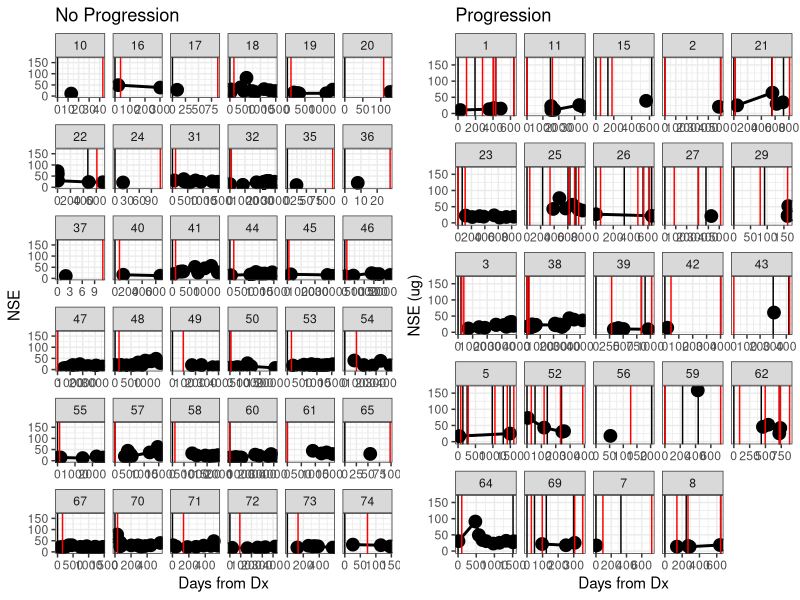
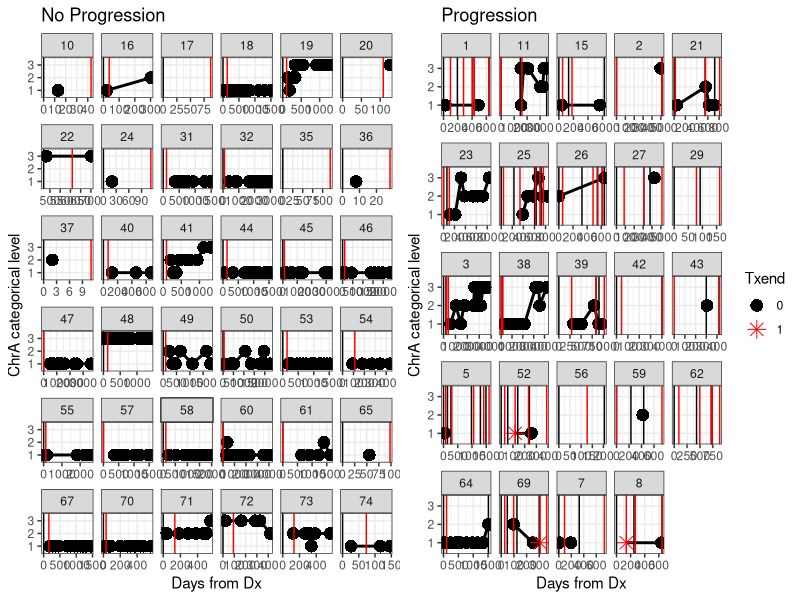
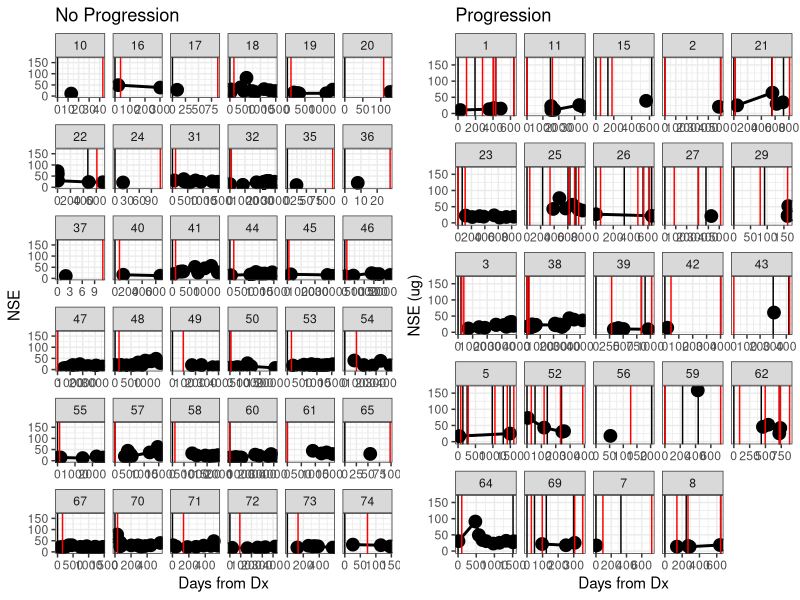
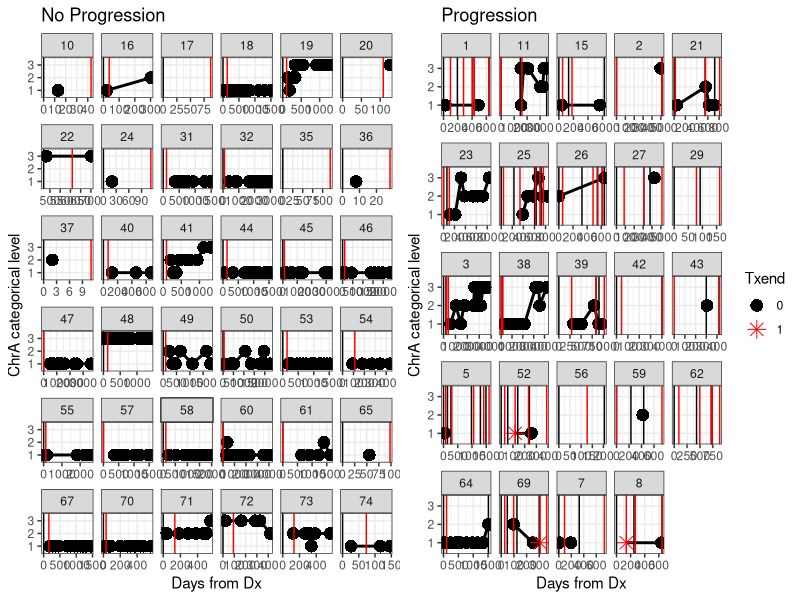

Generate these figures, in order, with R:
## ---- chunk 1
library(ggplot2)
library(reshape)
library(plyr)
library(dplyr)
library(RColorBrewer)
library(knitr)
library(xtable)
library(gridExtra)

options(xtable.type="html", xtable.caption.placement="top", xtable.include.row.names=FALSE)
opts_chunk$set(comment=NA, echo=FALSE, warning=FALSE, message=FALSE, error=FALSE, fig.width=10, fig.height=5)

lab.thresh.NSE <- 17
lab.thresh.ChrAnew <- 84.7
## ---- chunk 2

data <- read.delim("data/NSE_ChrA_all_values_categorical.csv", sep=",", na.strings="",
                   colClasses=c("factor", "character", "numeric", "factor", "numeric", 
                                "numeric", "factor", "factor", "factor", "factor"),
                   )

data <- transform(data,
                  Date=as.Date(Date, format="%m/%d/%Y"))

ptsummary <- data %>% 
  group_by(PtNum) %>% 
  summarise(progressed=ifelse(sum(Rec == 1) > 1, 
                              "Progression",
                              "No Progression"),
            firstdate=min(Date))

data <- left_join(data, ptsummary, by="PtNum")

data <- transform(data, 
                  progressed=factor(progressed),
                  DateDays=as.numeric(difftime(Date, firstdate, units="days")))

## ---- chunk 3
nse.cutpoints <- data.frame(y=c(17, 24.3))
## ---- chunk 4
# pointspersample <- ddply(data.merge, .(PtNum), nrow)
# samples.keep <- subset(pointspersample, V1 > 3)$PtNum
# samples.keep <- c(18, 31, 38, 53, 64, 8)
# samples.keep <- metadata$id

plot.data <- subset(data, !is.na(NSE))

plot.nse <- function(data) {

  plot.data <- subset(data, !is.na(NSE))

  p <- ggplot(plot.data, aes(x=DateDays, y=NSE, group=PtNum))
  p <- p + geom_line(size=1)
  # p <- p + geom_point(aes(color=Txend, shape=Txend), size=4)
  p <- p + geom_point(size=4)
  
  recpoints <- subset(data, Rec == 1)  
  p <- p + geom_vline(data=recpoints, aes(xintercept=DateDays))
  
  txendpoints <- subset(data, Txend == 1)  
  p <- p + geom_vline(data=txendpoints, aes(xintercept=DateDays), color="red")

  p <- p + facet_wrap(~ PtNum, scale="free_x")  
  p <- p + scale_color_manual(values=c("black", "red"))
  p <- p + scale_shape_manual(values=c(16, 8))

  p <- p + ylim(c(0, 165))
  p <- p + theme_bw()
  p <- p + theme(legend.position="none")
  
  p
}

p.progressed <- plot.nse(data=subset(data, progressed == "Progression"))
p.progressed <- p.progressed + labs(x="Days from Dx", y="NSE (ug)", title="Progression")
# p.progressed <- p.progressed + theme(legend.position="right")

p.noprogressed <- plot.nse(data=subset(data, progressed == "No Progression"))
p.noprogressed <- p.noprogressed + labs(x="Days from Dx", title="No Progression")

png("NSE.png", width=1200, height=750)
grid.arrange(p.noprogressed, p.progressed, ncol=2)
dev.off()

grid.arrange(p.noprogressed, p.progressed, ncol=2)

## ---- chunk 5
plot.chra <- function(data) {

  plot.data <- subset(data, !is.na(ChrA_cat))

  p <- ggplot(plot.data, aes(x=DateDays, y=ChrA_cat, group=PtNum))
  
  p <- p + geom_line(size=1)
  p <- p + geom_point(aes(color=Txend, shape=Txend), size=4)

  recpoints <- subset(data, Rec == 1)  
  p <- p + geom_vline(data=recpoints, aes(xintercept=DateDays))

  txendpoints <- subset(data, Txend == 1)  
  p <- p + geom_vline(data=txendpoints, aes(xintercept=DateDays), color="red")

  p <- p + facet_wrap(~ PtNum, scale="free_x")
  
  p <- p + scale_color_manual(values=c("black", "red"))
  p <- p + scale_shape_manual(values=c(16, 8))
  
  p <- p + theme_bw()
  p <- p + theme(legend.position="none")
  p
}


p.progressed <- plot.chra(subset(data, progressed == "Progression"))
p.progressed <- p.progressed + labs(x="Days from Dx", y="ChrA categorical level", title="Progression")
p.progressed <- p.progressed + theme(legend.position="right")

p.noprogressed <- plot.chra(subset(data, progressed == "No Progression"))
p.noprogressed <- p.noprogressed + labs(x="Days from Dx", y="ChrA categorical level", title="No Progression")

png("ChrA_cat.png", width=1200, height=750)
grid.arrange(p.noprogressed, p.progressed, ncol=2)
dev.off()

grid.arrange(p.noprogressed, p.progressed, ncol=2)
